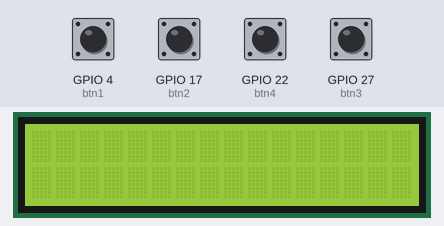
Bench run of a program on a simulated Raspberry Pi (BCM pin numbers). On the bench: 16×2 character LCD. The test bench sets the inputs (shaded band); at power-on: GPIO 4 (btn1), GPIO 17 (btn2), GPIO 22 (btn4), GPIO 27 (btn3) LOW.

Above: at 1.4 s.
1.5 s: GPIO 4 (btn1) pulled HIGH for 2.45 s
At 3.6 s:
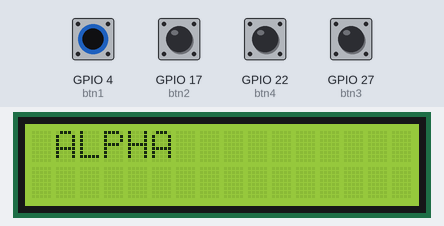
5.7 s: GPIO 17 (btn2) pulled HIGH for 2.45 s
At 8.0 s:
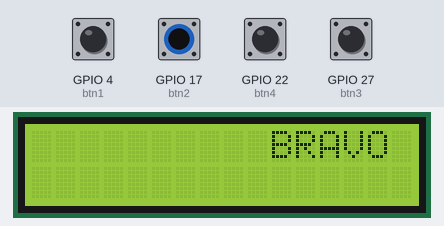
9.8 s: GPIO 22 (btn4) pulled HIGH for 2.45 s
At 12.1 s:
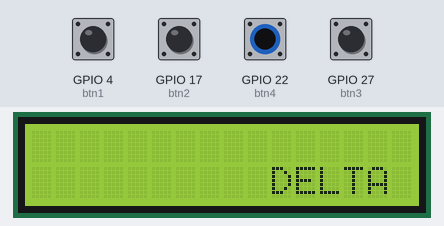
13.8 s: GPIO 27 (btn3) pulled HIGH for 2.45 s
At 15.9 s:
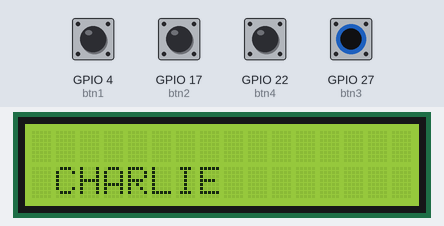
17.8 s: GPIO 4 (btn1) driven HIGH and GPIO 17 (btn2) driven HIGH and GPIO 22 (btn4) driven HIGH and GPIO 27 (btn3) driven HIGH
At 20.0 s:
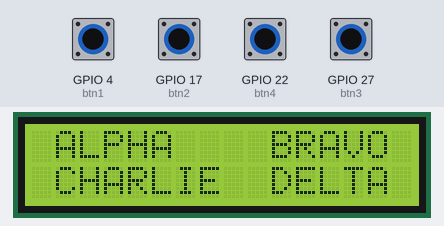
23.0 s: GPIO 4 (btn1) driven LOW
At 23.9 s:
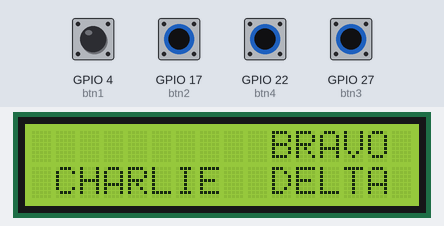
Timing chart, 0 to 26.0 s (numbered marks = the images above; inputs shaded):
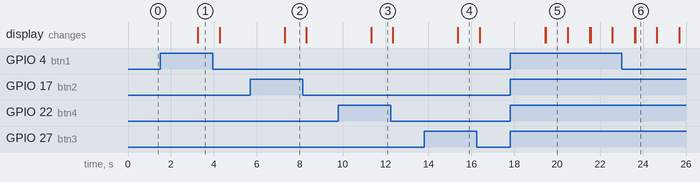

Measured:
- after the input at 1.5 s, the display: changes after 1.8 s (image 1)
- after the input at 5.7 s, the display: changes after 1.6 s (image 2)
- after the input at 9.8 s, the display: changes after 1.5 s (image 3)
- after the input at 13.8 s, the display: changes after 1.6 s (image 4)
- after the input at 17.8 s, the display: first changes after 1.6 s (image 5 shows a later state)
- after the input at 23.0 s, the display: first changes after 0.61 s (image 6 shows a later state)
- what the display in image 5 shows lasts 1.0 s, from 19.5 s to 20.5 s

The program:

ACT07.py
```python
import I2C_LCD_driver #load I2C_LCD library
import time #load time library
import RPi.GPIO as GPIO #load GPIO library

mylcd = I2C_LCD_driver.lcd() #initialize I2C-LCD functions
btn1 = 4
btn2 = 17
btn3 = 27
btn4 = 22

GPIO.setwarnings(False) # Suppress warnings
GPIO.setmode(GPIO.BCM) # Use "Gpio" pin numbering
GPIO.setup(btn1, GPIO.IN)
GPIO.setup(btn2, GPIO.IN)
GPIO.setup(btn3, GPIO.IN)
GPIO.setup(btn4, GPIO.IN)

while True:
        #display message on LCD in rows,columns
        time.sleep(1)
        if GPIO.input(btn1):
            mylcd.lcd_display_string("ALPHA",1,1)

        if GPIO.input(btn2):
            mylcd.lcd_display_string("BRAVO",1,10)

        if GPIO.input(btn3):
            mylcd.lcd_display_string("CHARLIE",2,1)

        if GPIO.input(btn4):
            mylcd.lcd_display_string("DELTA",2,10)

        time.sleep(1) #1 second delay
        mylcd.lcd_clear() #clears LCD screen
```
